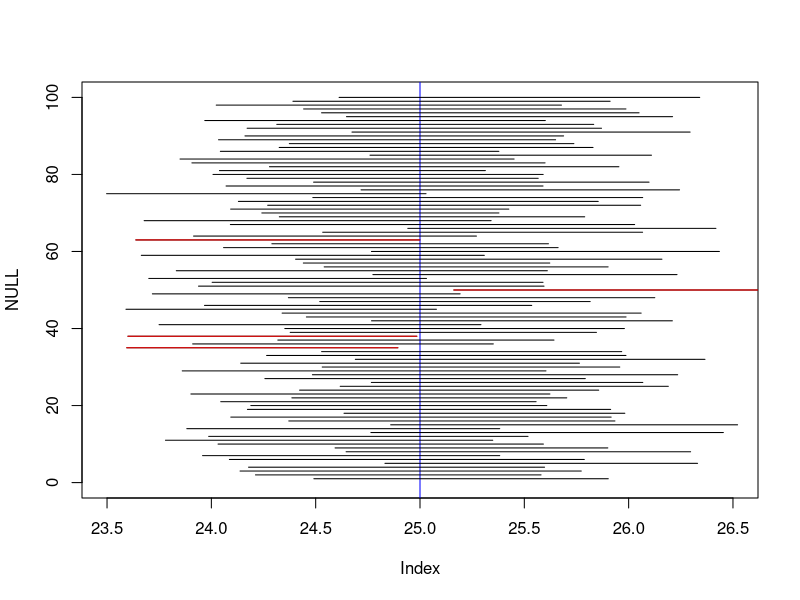

Source code (R):
set.seed(123)
m0 <- 25
s0 <- sqrt(9)
n1 <- 60
num <- 0

plot(NULL,xlim = c(23.5,26.5),ylim = c(0,100))
abline(v = m0,col ="blue")

for(i in 1:100){
  x1 = rnorm(n1,m0,s0)
  test1 = t.test(x1,conf.level = 0.95)$conf.int
  segments(test1[1],i,test1[2],i,col = "black")

  mx <- as.numeric(max(test1))
  mn <- as.numeric(min(test1))
  if(mx < m0 || mn > m0){
    seg <- segments(mn,i,mx,i,col="red");seg
    num <-  num+1
  }
}
cat("The number that dropped out the average : ",num)
